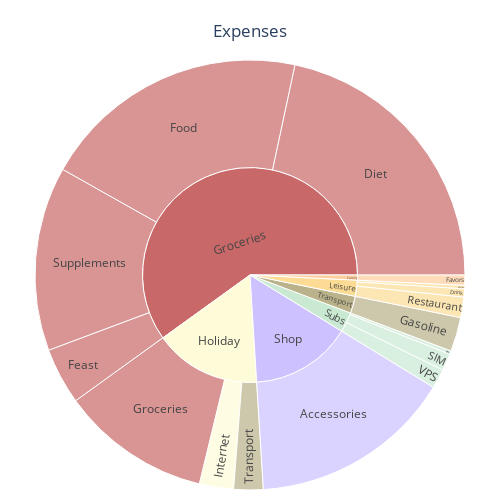

Source (notebook cell):
### Code cell
df_expenses = FinCalc.calc_expenses(df_year_cashflow[ df_year_cashflow.index.month == 8 ])
fig = plot_expenses_donut(df_expenses)
fig.show()

### Figure 1 — Plotly figure (JSON) as saved in the notebook; plotly's stock layout.template omitted (floating-point values rounded to 4 significant figures)
{"data": [{"branchvalues": "total", "ids": ["Shop/Accessories", "Subs/Bank", "Groceries/Diet", "Leisure/Drink", "Family/Favors", "Groceries/Feast", "Groceries/Food", "Transport/Gasoline", "Holiday/Groceries", "Holiday/Internet", "Leisure/Karma", "Leisure/Restaurant", "Subs/SIM", "Groceries/Supplements", "Holiday/Transport", "Subs/VPS", "Family", "Groceries", "Holiday", "Leisure", "Shop", "Subs", "Transport"], "labels": ["Accessories", "Bank", "Diet", "Drink", "Favors", "Feast", "Food", "Gasoline", "Groceries", "Internet", "Karma", "Restaurant", "SIM", "Supplements", "Transport", "VPS", "Family", "Groceries", "Holiday", "Leisure", "Shop", "Subs", "Transport"], "marker": {"colors": ["#CDC1FF", "#C9E9D2", "#C96868", "#FCDC94", "#FFCF9D", "#C96868", "#C96868", "#B9B28A", "#C96868", "#FEFBD8", "#FCDC94", "#FCDC94", "#C9E9D2", "#C96868", "#B9B28A", "#C9E9D2", "#FFCF9D", "#C96868", "#FEFBD8", "#FCDC94", "#CDC1FF", "#C9E9D2", "#B9B28A"]}, "parents": ["Shop", "Subs", "Groceries", "Leisure", "Family", "Groceries", "Groceries", "Transport", "Holiday", "Holiday", "Leisure", "Leisure", "Subs", "Groceries", "Holiday", "Subs", "", "", "", "", "", "", ""], "type": "sunburst", "values": [59.46, 1, 84.32, 2.4, 2.99, 16.57, 78.64, 10, 43.9, 10, 1, 6, 5, 53.99, 8.6, 5.67, 2.99, 233.5, 62.5, 9.4, 59.46, 11.67, 10]}], "layout": {"height": 500, "margin": {"b": 10, "l": 10, "r": 10, "t": 60}, "title": {"text": "Expenses", "x": 0.5, "y": 0.95}, "width": 500}}
